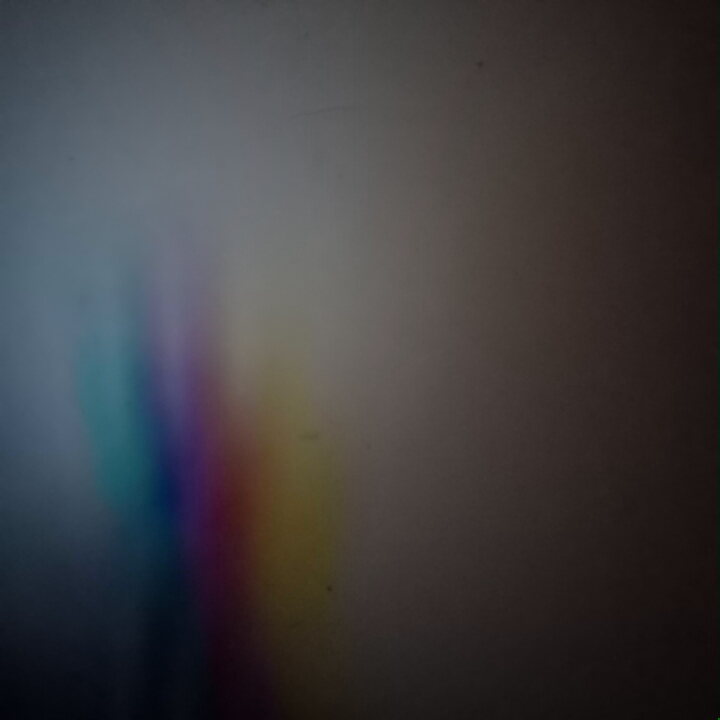
%> input picture Data/NLOSPassive/testreal_rgb.png, 720 x 720 px
$ octave NLOS_Passive.m   (GNU Octave 9; MATLAB toolbox functions it lacks are replaced by stand-ins)
%> lines starting %> are read from the running program, lines starting %| are printed output that depends on the picture
%> further down, ground_truth1 is the input picture: size 720x720x3 uint8; mean R, G, B 62.7, 61, 63.5
### Functions/normimage.m
function image = normimage(B)
% [13 lines of commented-out code are left out]
    Bmax = max(B(:));
%> Bmax = 136
    Bmin = min(B(:));
%> Bmin = 0
    value = Bmax-Bmin
%> value = 136
    image = (B-Bmin) ./ (Bmax-Bmin);
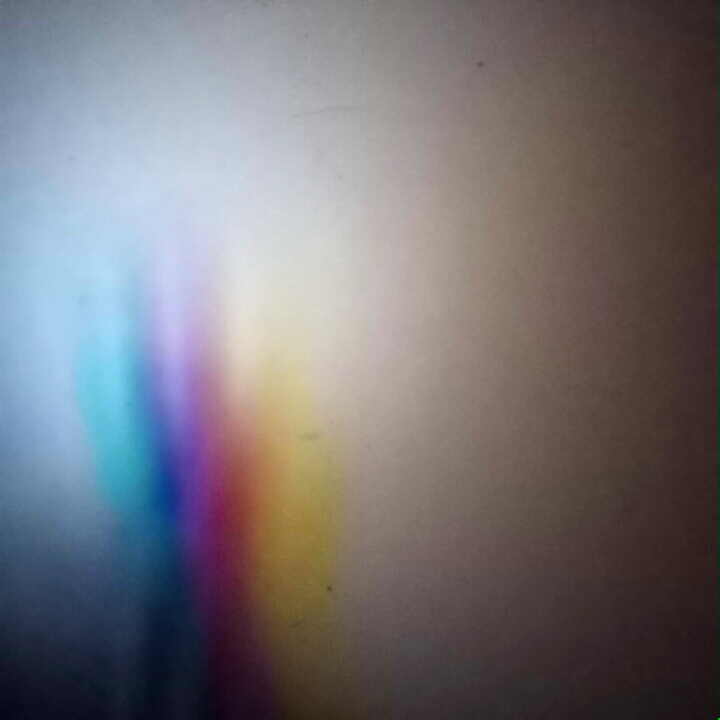
%> image: size 720x720x3 double; mean R, G, B 0.461, 0.448, 0.467
end

### Functions/simulate_A.m
%% Simulate the A matrix using forward model
%% Charles Saunders and John Murray-Bruce at Boston University

function [A] = simulate_A(wallparam, occ_corner, simuParams, Mon_xdiscr, Mon_zdiscr, Monitor_depth)
%% Simulates the full A matrix. GPU accelerated

wall_matr = wallparam.wall_matr;
wall_point = wallparam.wall_point;
wall_vector_1 = wallparam.wall_vector_1;
wall_vector_2 = wallparam.wall_vector_2;
wall_normal = wallparam.wall_normal;
walln_points = wallparam.walln_points;

NumBlocks_row = simuParams.NumBlocks(1);
NumBlocks_col = simuParams.NumBlocks(2);
Ndiscr_mon = simuParams.Ndiscr_mon;

blockcount = 1;

%> the run ends on the next line
A = (zeros(walln_points^2, NumBlocks_row*NumBlocks_col,'gpuArray'));

for mc = NumBlocks_col:-1:1 %For each scene patch
    for mr = 1:NumBlocks_row
        lightposy = Monitor_depth;

        % View angle model
        if simuParams.viewAngleCorrection==1
            MM = ViewingAngleFactor([Mon_xdiscr(mc)-simuParams.IlluminationBlock_Size(1)/2, lightposy ,Mon_zdiscr(mr)-simuParams.IlluminationBlock_Size(2)/2],wall_matr(1,:), wall_matr(3,end:-1:1), simuParams.D);
        elseif simuParams.viewAngleCorrection==0
            MM = ones(length(wall_matr(1,:)),length(wall_matr(3,end:-1:1)));    % 126*126 , 很奇怪
        end

        % Discretize a monitor block
        [lightposx, lightposz] = meshgrid( Mon_xdiscr(mc):-simuParams.IlluminationBlock_Size(1)/Ndiscr_mon:Mon_xdiscr(mc)-simuParams.IlluminationBlock_Size(1)+(simuParams.IlluminationBlock_Size(1)/Ndiscr_mon)/10, Mon_zdiscr(mr):-simuParams.IlluminationBlock_Size(2)/Ndiscr_mon:Mon_zdiscr(mr)-simuParams.IlluminationBlock_Size(2)+(simuParams.IlluminationBlock_Size(2)/Ndiscr_mon)/10);

        % Simulate the block
        image = flipud(simulate_block(wall_matr,wall_point, wall_vector_1, wall_vector_2, wall_normal, walln_points, [lightposx(:),ones(Ndiscr_mon^2,1).*lightposy,lightposz(:)], occ_corner, repmat(MM,[1,1,Ndiscr_mon^2])));

        % Add to A matrix as column
        A(:,blockcount) = image(:);
        blockcount = blockcount + 1;

    end
end

A = gather(A);

end


% [9 lines left out: function ViewingAngleFactor, not called in this run]

### Functions/load_experiment_config_data_reconstruction.m
%% This script hold the measurement configurations of the experimental tests
% performed. Given the experiment test letter, the correct dataset will be
% loaded for MATLAB processing.

% John Murray-Bruce at Boston University


switch TestLetter

    case 'NLOS_passive'
        filename = 'NLOSPassive';
        subblocksperaxis = [1 1];
        NumBlocks_sim = [25 43].*subblocksperaxis;
        NumBlocks_cal = [25 43];
        D = 1.1;

        % OCCLUDER DEFINITION
        Occ_size = [0.02 0 0.075];
        if useEstimatedOccPos
           %% Estimated using occluder localization scripts
            % Projection for mushroom
            Occ_LLcorner = [-0.03 0.43 -0.05] + [0.8,0, 0.8];

            %Projection for Tommy
            %Occ_LLcorner = [0.4569 0.5744 0.2080];

            % Projection for BU red (bur)
            %Occ_LLcorner = [0.4733   0.5661    0.2072];

            % Projection for RGB bars (colbar)
            %Occ_LLcorner = [0.4693 0.5629 0.2080];

       %%
        else
            % True
            Occ_LLcorner = [-0.03 0.43 -0.05] + [0.8,0, 0.8];
        end

        Occluder = [Occ_LLcorner; Occ_LLcorner + Occ_size];

        %CAMERA CONFIG
        FOV_size = [1.12 0.40];
        FOV_LLCorner = [-0.73 -0.25] + [0.8, 0.8];
        FOV_cord = [FOV_LLCorner; FOV_LLCorner + FOV_size];

        % MONITOR CONFIG
        Mon_Offset = [-0.17 -0.1] + [0.8, 0.8];

        NumBlocks_col = NumBlocks_cal(2);
        NumBlocks_row = NumBlocks_cal(1);
        ScreenSize = [0.34 0.194];
        ScreenResolution = [1920 1080];
        NumPixelsPerMonitorBlock = 44;
        PixelSize_m = (ScreenSize./ScreenResolution);   %    1.0e-03 * [0.1771    0.1852], 每个像素的大小

        Mon_Offset(2) = Mon_Offset(2) + PixelSize_m(2)*mod(ScreenResolution(2),NumBlocks_cal(1));
        Mon_Offset(1) = Mon_Offset(1) + 1*PixelSize_m(1)*mod(ScreenResolution(1),NumBlocks_cal(2));

        IlluminationBlock_Size = PixelSize_m.*NumPixelsPerMonitorBlock./[subblocksperaxis(2) subblocksperaxis(1)];

    case 'D11'
        filename = 'TestPosD11';
        subblocksperaxis = [1 1];
        NumBlocks_sim = [29 36].*subblocksperaxis;
        NumBlocks_cal = [29 36];
        D = 1.03;

        % OCCLUDER DEFINITION
        Occ_size = [0.075 0 0.075];
        if useEstimatedOccPos
           %% Estimated using occluder localization scripts
            % Projection for mushroom
            Occ_LLcorner = [0.4583 0.5408 0.2026];

            %Projection for Tommy
            %Occ_LLcorner = [0.4569 0.5744 0.2080];

            % Projection for BU red (bur)
            %Occ_LLcorner = [0.4733   0.5661    0.2072];

            % Projection for RGB bars (colbar)
            %Occ_LLcorner = [0.4693 0.5629 0.2080];

       %%
        else
            % True
            Occ_LLcorner = [0.475 D-0.460 0.214];
        end

        Occluder = [Occ_LLcorner; Occ_LLcorner + Occ_size];

        %CAMERA CONFIG
        FOV_size = [0.4372 0.4372];
        FOV_LLCorner = [0.521 0.048];
        FOV_cord = [FOV_LLCorner; FOV_LLCorner + FOV_size];

        % MONITOR CONFIG
        Mon_Offset = [0.0210 0.136];

        NumBlocks_col = NumBlocks_cal(2);
        NumBlocks_row = NumBlocks_cal(1);
        ScreenSize = [0.408 0.3085];
        ScreenResolution = [1280 1024];
        NumPixelsPerMonitorBlock = 35;
        PixelSize_m = (ScreenSize./ScreenResolution);

        Mon_Offset(2) = Mon_Offset(2) + PixelSize_m(2)*mod(ScreenResolution(2),NumBlocks_cal(1));
        Mon_Offset(1) = Mon_Offset(1) + 1*PixelSize_m(1)*mod(ScreenResolution(1),NumBlocks_cal(2));

        IlluminationBlock_Size = PixelSize_m.*NumPixelsPerMonitorBlock./[subblocksperaxis(2) subblocksperaxis(1)];

    case 'D11Video'
        filename = 'TestPosD11Video';
        subblocksperaxis = [1 1];
        NumBlocks_sim = [29 36].*subblocksperaxis;
        NumBlocks_cal = [29 36];
        D = 1.03;

        % OCCLUDER DEFINITION
        Occ_size = [0.075 0 0.075];
        if useEstimatedOccPos
            Occ_LLcorner = [0.4750    0.5583    0.2000];
        else
            Occ_LLcorner = [0.477 D-0.466 0.21];
        end

        Occluder = [Occ_LLcorner; Occ_LLcorner + Occ_size];

        %CAMERA CONFIG
        FOV_size = [0.4672 0.4672];
        FOV_LLCorner = [0.496 0.014];
        FOV_cord = [FOV_LLCorner; FOV_LLCorner + FOV_size];

        % MONITOR CONFIG
        Mon_Offset = [0.0210 0.136];

        NumBlocks_col = NumBlocks_cal(2);
        NumBlocks_row = NumBlocks_cal(1);
        ScreenSize = [0.408 0.3085];
        ScreenResolution = [1280 1024]; %[hor, ver] pixels
        NumPixelsPerMonitorBlock = 35;
        PixelSize_m = (ScreenSize./ScreenResolution);

        Mon_Offset(2) = Mon_Offset(2) + PixelSize_m(2)*mod(ScreenResolution(2),NumBlocks_cal(1));
        Mon_Offset(1) = Mon_Offset(1) + 1*PixelSize_m(1)*mod(ScreenResolution(1),NumBlocks_cal(2));

        IlluminationBlock_Size = PixelSize_m.*NumPixelsPerMonitorBlock./[subblocksperaxis(2) subblocksperaxis(1)];


case {'Chair'}
        filename = 'TestPosChair';
        subblocksperaxis = [1 1];
        NumBlocks_sim = [29 36].*subblocksperaxis;
        NumBlocks_cal = [29 36];
        D = 1.03;

        % OCCLUDER DEFINITION
        Occ_size = [0.075 0 0.075];
        if useEstimatedOccPos
            Occ_LLcorner = [0.503 D-0.436 0.244];
        else
            Occ_LLcorner = [0.506 D-0.436 0.242];
        end

        Occluder = [Occ_LLcorner; Occ_LLcorner + Occ_size];

        %CAMERA CONFIG
        FOV_size = [0.401 0.401];
        FOV_LLCorner = [0.543 0.064];
        FOV_cord = [FOV_LLCorner; FOV_LLCorner + FOV_size];

        % MONITOR CONFIG
        Mon_Offset = [0.0210 0.136];

        NumBlocks_col = NumBlocks_cal(2);
        NumBlocks_row = NumBlocks_cal(1);
        ScreenSize = [0.408 0.3085];
        ScreenResolution = [1280 1024]; %[hor, ver] pixels
        NumPixelsPerMonitorBlock = 35;
        PixelSize_m = (ScreenSize./ScreenResolution);

        Mon_Offset(2) = Mon_Offset(2) + PixelSize_m(2)*mod(ScreenResolution(2),NumBlocks_cal(1));
        Mon_Offset(1) = Mon_Offset(1) + 1*PixelSize_m(1)*mod(ScreenResolution(1),NumBlocks_cal(2));

        IlluminationBlock_Size = PixelSize_m.*NumPixelsPerMonitorBlock./[subblocksperaxis(2) subblocksperaxis(1)];

    case {'ChairRealScene'}
        filename = 'TestPosChair';
        subblocksperaxis = [1 ,1];
        NumBlocks_sim = [29 36].*subblocksperaxis;
        NumBlocks_cal = [29 36].*subblocksperaxis;
        D = 1.03;

        % OCCLUDER DEFINITION
        Occ_size = [0.075 0 0.075];
        if useEstimatedOccPos
            Occ_LLcorner = [0.498 D-0.415 0.244];
        else

            Occ_LLcorner = [0.506 D-0.436 0.242];
        end

        Occluder = [Occ_LLcorner; Occ_LLcorner + Occ_size];

        %CAMERA CONFIG
        FOV_size = [0.401 0.401];
        FOV_LLCorner = [0.543 0.064];
        FOV_cord = [FOV_LLCorner; FOV_LLCorner + FOV_size];

        % MONITOR CONFIG
        Mon_Offset = [0.0210 0.136];

        NumBlocks_col = NumBlocks_cal(2);
        NumBlocks_row = NumBlocks_cal(1);
        ScreenSize = [0.408 0.3085];
        ScreenResolution = [1280 1024]; %[hor, ver] pixels
        NumPixelsPerMonitorBlock = 35;
        PixelSize_m = (ScreenSize./ScreenResolution);

        Mon_Offset(2) = Mon_Offset(2) + PixelSize_m(2)*mod(ScreenResolution(2),NumBlocks_cal(1));
        Mon_Offset(1) = Mon_Offset(1) + 1*PixelSize_m(1)*mod(ScreenResolution(1),NumBlocks_cal(2));

        IlluminationBlock_Size = PixelSize_m.*NumPixelsPerMonitorBlock./[subblocksperaxis(2) subblocksperaxis(1)];


    case {'ChairAmb'}
        filename = 'TestPosChair';
        subblocksperaxis = [1 ,1]; %Change to [2,2] to double resolution
        NumBlocks_sim = [29 36].*subblocksperaxis;
        NumBlocks_cal = [29 36].*subblocksperaxis;
        D = 1.03-0.006;

        % OCCLUDER DEFINITION
        Occ_size = [0.075 0 0.075];
        if useEstimatedOccPos
            Occ_LLcorner = [0.498 D-0.415 0.244];
        else

            Occ_LLcorner = [0.506 D-0.436 0.242];
        end

        Occluder = [Occ_LLcorner; Occ_LLcorner + Occ_size];

        %CAMERA CONFIG
        FOV_size = [0.401 0.401];
        FOV_LLCorner = [0.543 0.064];
        FOV_cord = [FOV_LLCorner; FOV_LLCorner + FOV_size];

        % MONITOR CONFIG
        Mon_Offset = [0.0210 0.136];

        NumBlocks_col = NumBlocks_cal(2);
        NumBlocks_row = NumBlocks_cal(1);
        ScreenSize = [0.408 0.3085];
        ScreenResolution = [1280 1024]; %[hor, ver] pixels
        NumPixelsPerMonitorBlock = 35;
        PixelSize_m = (ScreenSize./ScreenResolution);

        Mon_Offset(2) = Mon_Offset(2) + PixelSize_m(2)*mod(ScreenResolution(2),NumBlocks_cal(1));
        Mon_Offset(1) = Mon_Offset(1) + 1*PixelSize_m(1)*mod(ScreenResolution(1),NumBlocks_cal(2));

        IlluminationBlock_Size = PixelSize_m.*NumPixelsPerMonitorBlock./[subblocksperaxis(2) subblocksperaxis(1)];


 case {'Chair3DScene'}
        filename = 'TestPosChair';
        subblocksperaxis = [1 , 1]; %Change to [2,2] to double resolution
        NumBlocks_sim = [29 36].*subblocksperaxis;
        NumBlocks_cal = [29 36].*subblocksperaxis;
        D = 1.03;

        % OCCLUDER DEFINITION
        Occ_size = [0.075 0 0.075];
        if useEstimatedOccPos
            Occ_LLcorner = [0.498 D-0.415 0.244];
        else

            Occ_LLcorner = [0.506 D-0.436 0.242];
        end

        Occluder = [Occ_LLcorner; Occ_LLcorner + Occ_size];

        %CAMERA CONFIG
        FOV_size = [0.40 0.40];
        FOV_LLCorner = [0.557 0.062];
        FOV_cord = [FOV_LLCorner; FOV_LLCorner + FOV_size];

        % MONITOR CONFIG
        Mon_Offset = [0.0210 0.136];

        NumBlocks_col = NumBlocks_cal(2);
        NumBlocks_row = NumBlocks_cal(1);
        ScreenSize = [0.408 0.3085];
        ScreenResolution = [1280 1024]; %[hor, ver] pixels
        NumPixelsPerMonitorBlock = 35;
        PixelSize_m = (ScreenSize./ScreenResolution);

        Mon_Offset(2) = Mon_Offset(2) + PixelSize_m(2)*mod(ScreenResolution(2),NumBlocks_cal(1));
        Mon_Offset(1) = Mon_Offset(1) + 1*PixelSize_m(1)*mod(ScreenResolution(1),NumBlocks_cal(2));

        IlluminationBlock_Size = PixelSize_m.*NumPixelsPerMonitorBlock./[subblocksperaxis(2) subblocksperaxis(1)];


    otherwise
        disp('Not available');
end


% Set simulation of forward model parameters!

simuParams.NumBlocks = NumBlocks_sim;
simuParams.Ndiscr_mon = Ndiscr_mon;
simuParams.numPixels = numPixels;
simuParams.D = D;
simuParams.FOV_cord = FOV_cord;
simuParams.Occluder = Occluder;
simuParams.viewAngleCorrection = viewAngleCorrection;

simuParams.IlluminationBlock_Size = IlluminationBlock_Size;
simuParams.Mon_Offset = Mon_Offset;
calibParams.scaling = 1;

if ismac
    calibParams.filepath = ['', filename,'/'];
elseif ispc
    calibParams.filepath = ['', filename,'\'];
end

calibParams.x_max = NumBlocks_cal(2);
calibParams.y_max = NumBlocks_cal(1);

### NLOS_Passive.m
%% Scene reconstruction using differencing method (Fig4 column c)
%
% ------------------------------Pseudo-code------------------------------
% 1. Simulate light transport matrix A given scene geometry parameters.
%
% 2. Solve TV regularized optimization problem to reconstruct scene
% (FISTA).
% -----------------------------------------------------------------------

% Last Modified by Charles Saunders at Boston University
% 09-Nov-2018 (Clean-up and commented for sharing)

% Manuscript:
%   Saunders, C. and Murray-Bruce, J and Goyal, V.K., 'Computational
%               Periscopy with and Ordinary Digital Camera', Nature, 2018.

%%
% Functions
addpath('Functions')

clear variables;

TestLetter = 'NLOS_passive'; % Picks the test data to use
numPixels = 1008; % Number of pixels in camera measurement

% Parameters
Ndiscr_mon = 6; %Discretization of each scene patch
downsamp_factor = 3; %Downsampling of measurements 2^downsamp_factor
viewAngleCorrection = 0;  %True/False
useEstimatedOccPos = true; %Use estimated occluder position or not

load_experiment_config_data_reconstruction

% Data path
if ismac
    calibParams.filepath = './Data/TestPosD11/';
elseif ispc
    calibParams.filepath = '.\Data\TestPosD11\';
end
%%%%%%% Setup %%%%%%%% (Nothing to manually set here)

% Wall/imaging plane
wall_point = [FOV_LLCorner(1) + FOV_size(1)/2,D,FOV_LLCorner(2)+FOV_size(2)/2];  %Point on plane
wall_vector_1 = [FOV_size(1)/2,0,0]; %Vector defining one direction of FOV (and extent)
wall_vector_2 = [0,0,FOV_size(2)/2]; %Vector defining the orthogonal direction (and extent)
wall_normal = cross(wall_vector_1,wall_vector_2);
wall_normal = wall_normal./norm(wall_normal);

walln_points = floor(numPixels/(2^downsamp_factor)); %Number of points to render in each direction

% Discretize imaging plane
f_imageplane = gpuArray((zeros(walln_points)));
wall_vec = (-1:2/(walln_points-1):1);
wall_matr(1,:) = gpuArray((wall_point(1) + wall_vec*wall_vector_1(1) + wall_vec*wall_vector_2(1)));
wall_matr(2,:) = gpuArray((wall_point(2) + wall_vec*wall_vector_1(2) + wall_vec*wall_vector_2(2)));
wall_matr(3,:) = gpuArray((wall_point(3) + wall_vec*wall_vector_1(3) + wall_vec*wall_vector_2(3)));

Monitor_xlim = [0 NumBlocks_col]*IlluminationBlock_Size(1) + Mon_Offset(1);
Monitor_y = 0;
Monitor_zlim = [0 NumBlocks_row]*IlluminationBlock_Size(2) + Mon_Offset(2);
Mon_xdiscr = (linspace(Monitor_xlim(1),Monitor_xlim(2),NumBlocks_col));
Mon_zdiscr = (linspace(Monitor_zlim(2),Monitor_zlim(1),NumBlocks_row));

wallparam.wall_matr = wall_matr;
wallparam.wall_point = wall_point;
wallparam.wall_vector_1 = wall_vector_1;
wallparam.wall_vector_2 = wall_vector_2;
wallparam.wall_normal = wall_normal;
wallparam.walln_points = walln_points;

numPixels = floor(numPixels/(2^downsamp_factor));

%% Load data

% Available hidden test scenes data choose one [scene name: 'key']
%           * RGB bars scene:       'rgb'
%           * Text 'BU' scene:      'bu'
%           * Mushroom scene:       'mushroom'
%           * Tommy scene:          'tommy'

scene = 'rgb';
% scene = 'nlospassive';

switch scene
    case 'mushroom'
        image_name = ['testreal_',scene,'.png'];
        ground_truth1 = imread(['./Data/NLOSPassive/groundtruth/',image_name]);
        test_image1 = normimage(double(imread(['./Data/NLOSPassive/',image_name])));
        test_image1 = imresize(test_image1, [126,126]);
        Occ_LLcorner = [-0.03 0.43 -0.1] + [0.8,0, 0.8]; %Estimated occluder position from localization script

        tv_reg_param = 1e08 * [0.51    0.561    2.448]; %TV regularization parameter

        %Discretization dependent scaling of A matrix
        sr = 1.4063e+04/(Ndiscr_mon^2)*prod(subblocksperaxis)*0.9;
        sg = 1.5313e+04/(Ndiscr_mon^2)*prod(subblocksperaxis)*0.98;
        sb = 16250/(Ndiscr_mon^2)*prod(subblocksperaxis)*1.04;

        tv_reg_param = tv_reg_param ./ 1e12;    % L2 Normalization -- need (e6)^2
        sr = sr / 1e6;
        sg = sg / 1e6;
        sb = sb / 1e6;
    case 'tommy'
        image_name = ['testreal_',scene,'.png'];
        ground_truth1 = imread(['./Data/NLOSPassive/groundtruth/',image_name]);
        test_image1 = normimage(double(imread(['./Data/NLOSPassive/',image_name])));
        test_image1 = imresize(test_image1, [126,126]);
        Occ_LLcorner = [-0.03 0.43 -0.1] + [0.8,0, 0.8]; %Estimated occluder position from localization script

        tv_reg_param = 1e07 * [5.72    6.76    5.72];  %TV regularization parameter

         %Discretization dependent scaling of A matrix
        sr = 1.1406e+04/(Ndiscr_mon^2)*prod(subblocksperaxis)*0.9;
        sg = 1.3594e+04/(Ndiscr_mon^2)*prod(subblocksperaxis)*0.98;
        sb = 1.9063e+04/(Ndiscr_mon^2)*prod(subblocksperaxis)*1.04;

        tv_reg_param = tv_reg_param ./ 1e12;    % L2 Normalization -- need (e6)^2
        sr = sr / 1e6;
        sg = sg / 1e6;
        sb = sb / 1e6;

    case 'bu'
        image_name = ['testreal_',scene,'.png'];
        ground_truth1 = imread(['./Data/NLOSPassive/groundtruth/',image_name]);
        test_image1 = normimage(double(imread(['./Data/NLOSPassive/',image_name])));
        test_image1 = imresize(test_image1, [126,126]);
        Occ_LLcorner = [-0.03 0.43 -0.1] + [0.8,0, 0.8]; %Estimated occluder position from localization script

        tv_reg_param = 1e07*[5   25   25];  %TV regularization parameter

         %Discretization dependent scaling of A matrix
        sr = 12500/(Ndiscr_mon^2)*prod(subblocksperaxis)*0.9;
        sg = 15625/(Ndiscr_mon^2)*prod(subblocksperaxis)*0.98;
        sb = 1.7188e+04/(Ndiscr_mon^2)*prod(subblocksperaxis)*1.04;

        tv_reg_param = tv_reg_param ./ 1e12;    % L2 Normalization -- need (e6)^2
        sr = sr / 1e6;
        sg = sg / 1e6;
        sb = sb / 1e6;
    case 'rgb'
        image_name = ['testreal_',scene,'.png'];
        ground_truth1 = imread(['./Data/NLOSPassive/groundtruth/',image_name]);
        test_image1 = normimage(double(imread(['./Data/NLOSPassive/',image_name])));
        test_image1 = imresize(test_image1, [126,126]);
        Occ_LLcorner = [-0.03 0.43 -0.1] + [0.8,0, 0.8]; %Estimated occluder position from localization script

        tv_reg_param = 1e06 * [52.5   50   47.5];  %TV regularization parameter

        %Discretization dependent scaling of A matrix
        sr = 1.4063e+04/(Ndiscr_mon^2)*prod(subblocksperaxis)*0.9;
        sg = 1.4063e+04/(Ndiscr_mon^2)*prod(subblocksperaxis)*0.98;
        sb = 1.4063e+04/(Ndiscr_mon^2)*prod(subblocksperaxis)*1.04;

        tv_reg_param = tv_reg_param ./ 1e12;    % L2 Normalization -- need (e6)^2
        sr = sr / 1e6;
        sg = sg / 1e6;
        sb = sb / 1e6;
end

%%
% Occluder
% occluder 2
occ_corner(1,:,1) = Occ_LLcorner;
occ_corner(2,:,1) = Occ_LLcorner + [0.05, 0, 0];
occ_corner(3,:,1) = Occ_LLcorner + [0, 0, 0.01];
occ_corner(4,:,1) = Occ_LLcorner + [0.05, 0, 0.01];
%
occ_corner(1,:,2) = Occ_LLcorner + [0.005, 0, 0.01];
occ_corner(2,:,2) = Occ_LLcorner + [0, 0, 0.01];
occ_corner(3,:,2) = Occ_LLcorner + [0.005, 0, 0.075];
occ_corner(4,:,2) = Occ_LLcorner + [0, 0, 0.075];
%
occ_corner(1,:,3) = Occ_LLcorner + [0.045, 0, 0.01];
occ_corner(2,:,3) = Occ_LLcorner + [0.05, 0, 0.01];
occ_corner(3,:,3) = Occ_LLcorner + [0.045, 0, 0.075];
occ_corner(4,:,3) = Occ_LLcorner + [0.05, 0, 0.075];
%
occ_corner(1,:,4) = Occ_LLcorner + [0.01, 0, 0.065];
occ_corner(2,:,4) = Occ_LLcorner + [0.04, 0, 0.065];
occ_corner(3,:,4) = Occ_LLcorner + [0.01, 0, 0.075];
occ_corner(4,:,4) = Occ_LLcorner + [0.04, 0, 0.075];
%
occ_corner(1,:,5) = Occ_LLcorner + [0.02, 0, 0];
occ_corner(2,:,5) = Occ_LLcorner + [0.03, 0, 0];
occ_corner(3,:,5) = Occ_LLcorner + [0.02, 0, -0.75];
occ_corner(4,:,5) = Occ_LLcorner + [0.03, 0, -0.75];
%
occ_corner(1,:,6) = Occ_LLcorner + [0, 0, -0.01];
occ_corner(2,:,6) = Occ_LLcorner + [0.02, 0, -0.01];
occ_corner(3,:,6) = Occ_LLcorner + [0, 0, -0.02];
occ_corner(4,:,6) = Occ_LLcorner + [0.02, 0, -0.02];
%
occ_corner(1,:,7) = Occ_LLcorner + [0.03, 0, -0.01];
occ_corner(2,:,7) = Occ_LLcorner + [0.07, 0, -0.01];
occ_corner(3,:,7) = Occ_LLcorner + [0.03, 0, -0.02];
occ_corner(4,:,7) = Occ_LLcorner + [0.07, 0, -0.02];
%
occ_corner(1,:,8) = Occ_LLcorner + [0, 0, -0.25];
occ_corner(2,:,8) = Occ_LLcorner + [-0.01, 0, -0.25];
occ_corner(3,:,8) = Occ_LLcorner + [0, 0, -0.75];
occ_corner(4,:,8) = Occ_LLcorner + [-0.01, 0, -0.75];
%
occ_corner(1,:,9) = Occ_LLcorner + [0.5, 0, -0.25];
occ_corner(2,:,9) = Occ_LLcorner + [0.6, 0, -0.25];
occ_corner(3,:,9) = Occ_LLcorner + [0.5, 0, -0.75];
occ_corner(4,:,9) = Occ_LLcorner + [0.6, 0, -0.75];

% occluder 1
occ_corner(1,:,1) = [0.63, 0.3, 0.32];
occ_corner(2,:,1) = [0.63, 0.3, 0.32] + [0.34, 0, 0];
occ_corner(3,:,1) = [0.63, 0.3, 0.32] + [0, 0, 0.38];
occ_corner(4,:,1) = [0.63, 0.3, 0.32] + [0.34, 0, 0.38];
%%%%%%%%%%%%%%


%% Simulate Transport Matrix
disp('Simulating transport matrix...')
[simA] = simulate_A(wallparam, (occ_corner),simuParams, Mon_xdiscr,Mon_zdiscr, 0);
